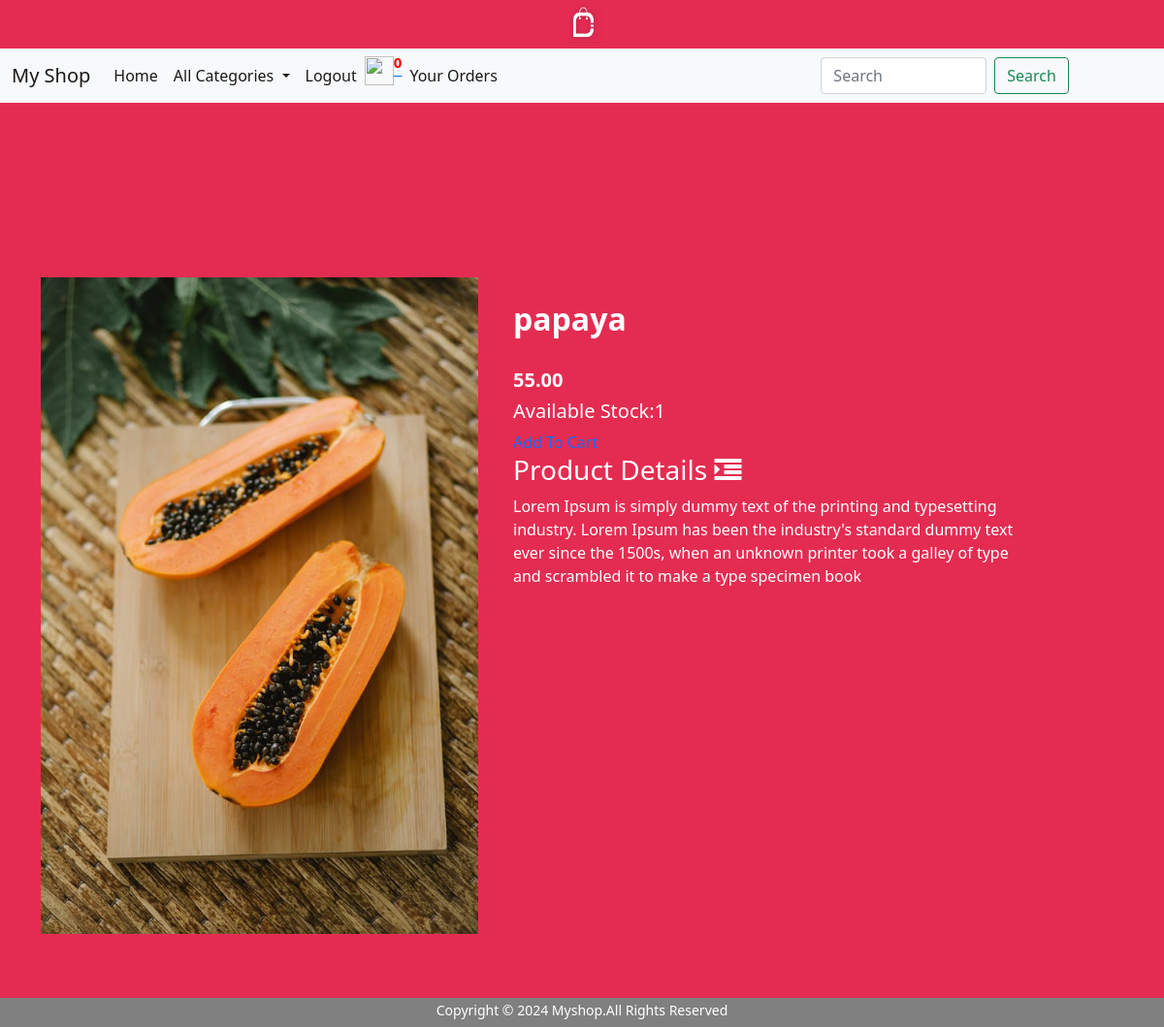
/product_details/2 (signed in), run on the app's committed database.
### shop/models.py (models this page shows, shortened)
class Product(models.Model):
    name=models.CharField(max_length=20)
    description=models.TextField()
    image=models.ImageField(upload_to='products',null=True,blank=True)
    price=models.DecimalField(max_digits=10,decimal_places=2)
    stock=models.IntegerField()
    available=models.BooleanField(default=True)
    created=models.DateTimeField(auto_now_add=True)  #one time
    updated=models.DateTimeField(auto_now=True)  #change every time we update record
    category=models.ForeignKey(Category,on_delete=models.CASCADE)

### shop/views.py (the view)
# urls.py: path('product_details/<int:i>',views.product_details,name='product_details'),
def product_details(request,i):
    product=Product.objects.get(id=i)
    return render(request,'product_details.html',{'product':product})

### cart/context_processors.py (called while the page is built)
def total(request):
    u = request.user
    count=0
    if request.user.is_authenticated:
        try:
            item=Cart.objects.filter(user=u)
            count=item.count()
            print(count)
        except:
            count=0
    return {'count':count}

### shop/context_processors.py (called while the page is built)
def links(request):
    c=Category.objects.all()
    return {'links':c}

### templates/product_details.html
<!DOCTYPE html>
{% extends 'base.html' %}
{% load static %}
{% block content %}
<div class="container">
    <div class="row" style="margin-top:180px;">
        <div class="col-5">
            <img src="{{ product.image.url }}" width="100%">
        </div>
            <div class="col-6 p-4">
                <h2 class="fw-bold">{{ product.name }}</h2><br>
                <h5 class="fw-bold">{{ product.price }}</h5>
                <h5>Available Stock:{{ product.stock }}</h5>
                {% if user.is_superuser == True %}
                    {% if product.stock > 0 %}
                        <h3 class="text-success">Product in Stock</h3>
                        <a style="text-decoration:none" href="{% url 'admin:index' %}" class="btn_1">Add Stock</a>
                    {% else %}
                        <h3 class="text-danger">Out Of Stock</h3>
                        <a style="text-decoration:none" href="{% url 'admin:index' %}" class="btn_1">Add Stock</a>
                    {% endif %}
                {% else %}
                    {% if product.stock > 0 %}
                        <a style="text-decoration:none" href="{% url 'cart:add_to_cart' product.id %}" class="btn_1">Add To Cart</a>
                    {% else %}
                        <h3 class="text-danger">Out Of Stock</h3>
                    {% endif %}
                {% endif %}
                <h3>Product Details <i style=".." class="fa fa-indent"></i> </h3>
                <p style="...">{{product.description}}</p>
            </div>
    </div>
</div>
{% endblock content %}

### data on the page
Product: image (picture), name "papaya", price "55.00", stock "1", description "Lorem Ipsum is simply dummy text of the printing and typesetting industry. Lorem Ipsum has been the industry's standard dummy text ever since the 1500s, when an unknown printer took a galley of type and scrambled it to make a type specimen book"

### other printed values
{{ count }} "0"
